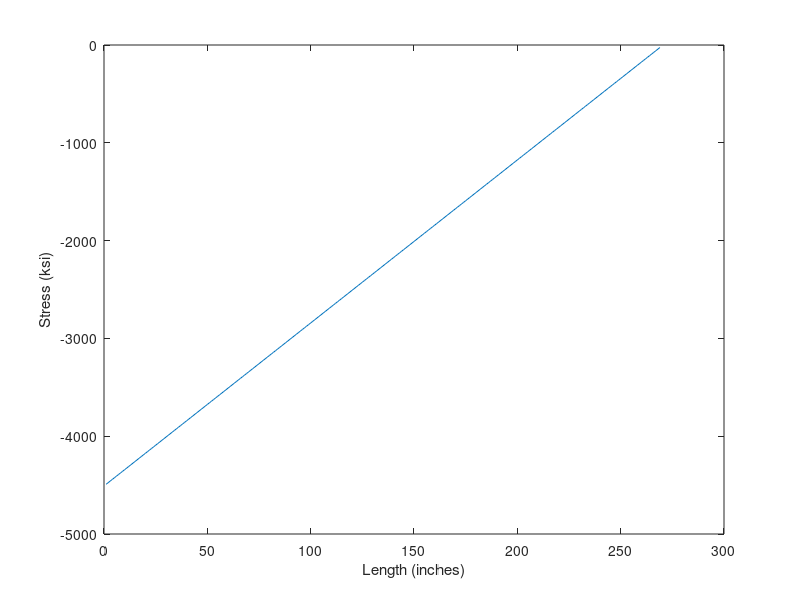
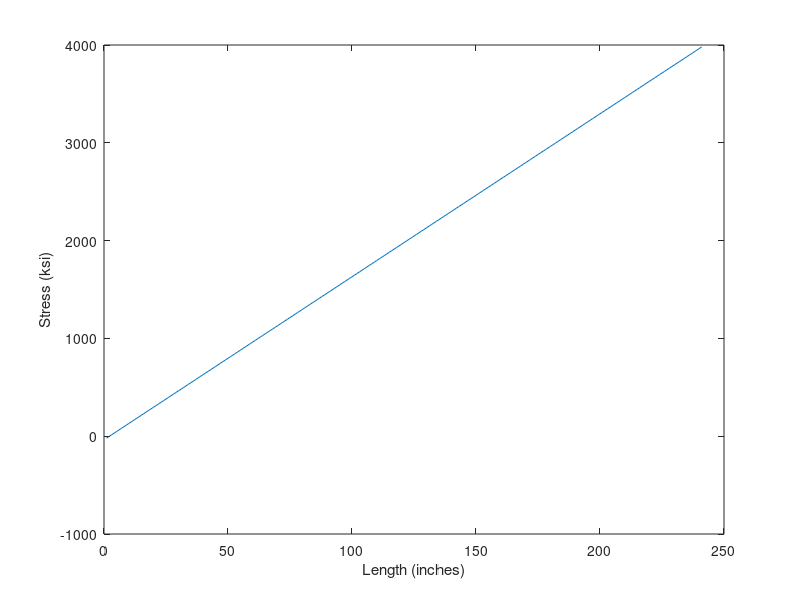

These figures' MATLAB source, in order:
%%%%%%%%%%%%%%%%%%%%%%%%%%%%%%%%%%%%%%%
%    AerE 322 Project - Ian Norris    %
%%%%%%%%%%%%%%%%%%%%%%%%%%%%%%%%%%%%%%%

%% Member Stiffnes in global Coordinates
A = 6; %Cross Sectional Area
I = 18;  %Moment of Inertia
E = 29000; %Young's Modulus for both members

for i = 1:2
    if i==1
        L = 300;
        theta = acos(.6);
        sub1 = A*L^2/I*cos(theta);
        sub2 = 12*sin(theta);
        sub3 = sub1*tan(theta);
        sub4 = sub2*cot(theta);
        K1 = E.*I./(L.^3).*[(sub1*cos(theta)+sub2*sin(theta)),...
    (sub1*sin(theta)-sub2*cos(theta)),(-L/2*sub2),...
    -(sub1*cos(theta)+sub2*sin(theta)),...
    (-sub1*sin(theta)+sub2*cos(theta)),(-L/2*sub2); 
    (sub1*sin(theta)-sub2*cos(theta)),(sub3*sin(theta)+sub4*cos(theta)),...
    (L/2*sub4),(-sub1*sin(theta)+sub2*cos(theta)),...
    -(sub3*sin(theta)+sub4*cos(theta)),(L/2*sub4); (-L/2*sub2),...
    (L/2*sub4),(4*L^2),(L/2*sub2),(-L/2*sub4),(2*L^2); 
    (-sub1*cos(theta)-sub2*sin(theta)),...
    (-sub1*sin(theta)+sub2*cos(theta)),(L/2*sub2),...
    (sub1*cos(theta)+sub2*sin(theta)),(sub1*sin(theta)-sub2*cos(theta)),...
    (L/2*sub2); (-sub1*sin(theta)+sub2*cos(theta)),...
    -(sub3*sin(theta)+sub4*cos(theta)),(-L/2*sub4),...
    (sub1*sin(theta)-sub2*cos(theta)),(sub3*sin(theta)+sub4*cos(theta)),...
    (-L/2*sub4); (-L/2*sub2),(L/2*sub4),(2*L^2),(L/2*sub2),(-L/2*sub4),...
    4*L^2];

    M1 = E*I/(L^3)*[A*L^2/I 0 0 -A*L^2/I 0 0; 0 12 6*L 0 -12 6*L;
        0 6*L 4*L^2 0 -6*L 2*L^2; -A*L^2/I 0 0 A*L^2/I 0 0;
        0 -12 -6*L 0 12 -6*L; 0 6*L 2*L^2 0 -6*L 4*L^2];
    
    N1 = ((E*I)/L^3)*M1
    
    T1 = [cos(theta) sin(theta) 0 0 0 0; -sin(theta) cos(theta) 0 0 0 0;
    0 0 1 0 0 0; 0 0 0 cos(theta) sin(theta) 0;
    0 0 0 -sin(theta) cos(theta) 0; 0 0 0 0 0 1]
    else
        L = 216.33;
        theta = -acos(.832);
        sub1 = A*L^2/I*cos(theta);
        sub2 = 12*sin(theta);
        sub3 = sub1*tan(theta);
        sub4 = sub2*cot(theta);
        K2 = E.*I./(L.^3).*[(sub1*cos(theta)+sub2*sin(theta)),...
    (sub1*sin(theta)-sub2*cos(theta)),(-L/2*sub2),...
    -(sub1*cos(theta)+sub2*sin(theta)),...
    (-sub1*sin(theta)+sub2*cos(theta)),(-L/2*sub2); 
    (sub1*sin(theta)-sub2*cos(theta)),(sub3*sin(theta)+sub4*cos(theta)),...
    (L/2*sub4),(-sub1*sin(theta)+sub2*cos(theta)),...
    -(sub3*sin(theta)+sub4*cos(theta)),(L/2*sub4); (-L/2*sub2),...
    (L/2*sub4),(4*L^2),(L/2*sub2),(-L/2*sub4),(2*L^2); 
    (-sub1*cos(theta)-sub2*sin(theta)),...
    (-sub1*sin(theta)+sub2*cos(theta)),(L/2*sub2),...
    (sub1*cos(theta)+sub2*sin(theta)),(sub1*sin(theta)-sub2*cos(theta)),...
    (L/2*sub2); (-sub1*sin(theta)+sub2*cos(theta)),...
    -(sub3*sin(theta)+sub4*cos(theta)),(-L/2*sub4),...
    (sub1*sin(theta)-sub2*cos(theta)),(sub3*sin(theta)+sub4*cos(theta)),...
    (-L/2*sub4); (-L/2*sub2),(L/2*sub4),(2*L^2),(L/2*sub2),(-L/2*sub4),...
    4*L^2];

    M2 = E*I/(L^3)*[A*L^2/I 0 0 -A*L^2/I 0 0; 0 12 6*L 0 -12 6*L;
        0 6*L 4*L^2 0 -6*L 2*L^2; -A*L^2/I 0 0 A*L^2/I 0 0;
        0 -12 -6*L 0 12 -6*L; 0 6*L 2*L^2 0 -6*L 4*L^2];
    
    N2 = ((E*I)/L^3)*M2
    
    T2 = [cos(theta) sin(theta) 0 0 0 0; -sin(theta) cos(theta) 0 0 0 0;
    0 0 1 0 0 0; 0 0 0 cos(theta) sin(theta) 0;
    0 0 0 -sin(theta) cos(theta) 0; 0 0 0 0 0 1]
    end
end
K1
K2

S = [K1(4,4)+K2(1,1),K1(4,5)+K2(1,2),K1(4,6)+K2(1,3); K1(5,4)+K2(2,1),... 
    K1(5,5)+K2(2,2),K1(5,6)+K2(2,3); K1(6,4)+K2(3,1),K1(6,5)+K2(3,2),...
    K1(6,6)+K2(3,3)]

Pf = [0 0 0]
P = [-150 100 120]
d = (P-Pf)/S

reshape(d,3,1)
%% Frame Disassembly in Global Coordinates

v1=[0;0;0;d(1,1);d(1,2);d(1,3)];
v2=[d(1,1);d(1,2);d(1,3);0;0;0];
u1 = T1*v1
u2 = T2*v2

Q1 = N1*u1
Q2 = N2*u2

sigma_a1 = Q1(1)/A
sigma_a2 = Q2(1)/A
epsilon_a1 = sigma_a1/E
epsilon_a2 = sigma_a2/E

F1 = transpose(T1)*Q1
F2 = transpose(T2)*Q2

c = 3;

X1 = -sqrt(20^2+10^2)*12:1:0;
X2 = 0:1:12*20;
sigmab1 = ((100*X1-120)*c)/I;
sigmab2 = ((100*X2-120)*c)/I;

figure(1)
plot(sigmab1)
xlabel('Length (inches)')
ylabel('Stress (ksi)')

figure(2)
plot(sigmab2)
xlabel('Length (inches)')
ylabel('Stress (ksi)')








